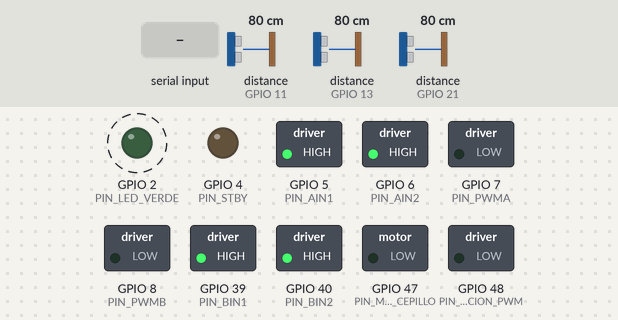
Simulated run of this program. Board: ESP32-S3. Parts: switched loads named in the program (green lamp = pin HIGH), output pins drawn as LEDs (lit = HIGH). Wiring (inferred from the names in the program): 3 × ultrasonic range finder: trigger GPIO 10, echo GPIO 11 / trigger GPIO 12, echo GPIO 13 / trigger GPIO 14, echo GPIO 21. Dashed ring = blinking. The inputs (shaded band) are chosen by the test bench; at power-on: distance to the obstacle (sensors on GPIO 11, GPIO 21, GPIO 13) 80 cm. The echo pulse lasts 58.3 µs per cm; storage starts empty; random numbers use the default seed unless the program sets one; pins used as bus, display or sensor lines are not drawn; what the program prints to the serial monitor is not drawn.

Above: at 1.2 s.
1.3 s: "e" received over Serial
At 2.8 s:
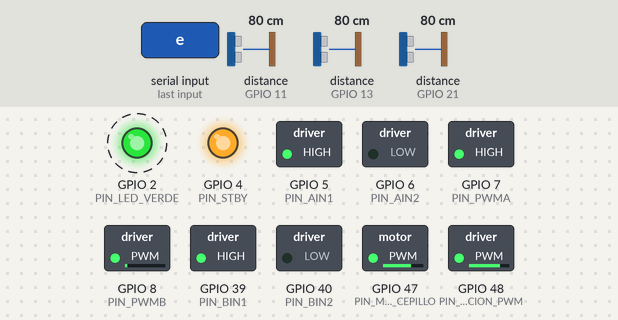
4.3 s: distance to the obstacle (sensor on GPIO 11) set to 18 cm
7.3 s: distance to the obstacle (sensor on GPIO 11) set to 14 cm
At 8.9 s:
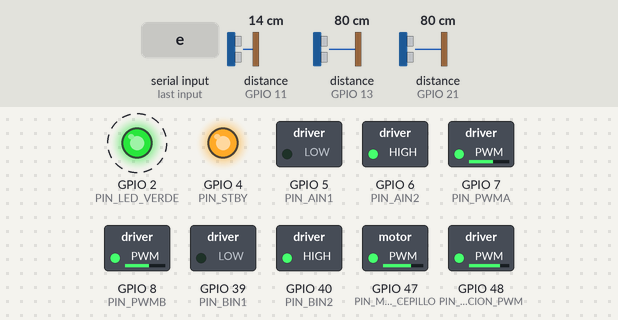
10.3 s: distance to the obstacle (sensor on GPIO 21) set to 16 cm
13.3 s: distance to the obstacle (sensor on GPIO 21) set to 13 cm
At 15.57 s:
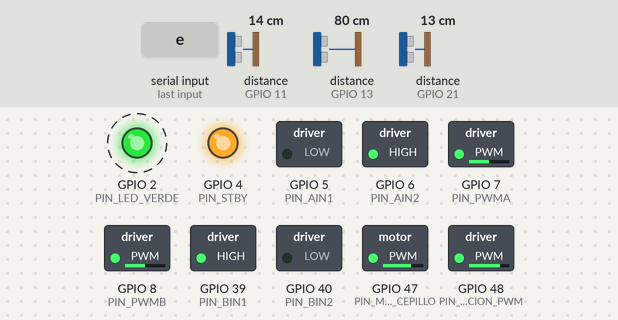
16.3 s: "p" received over Serial
At 16.9 s:
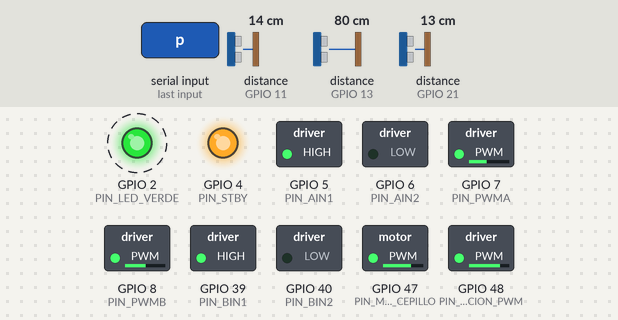
Timing chart, 0 to 35.8 s (numbered marks = the images above; inputs shaded):
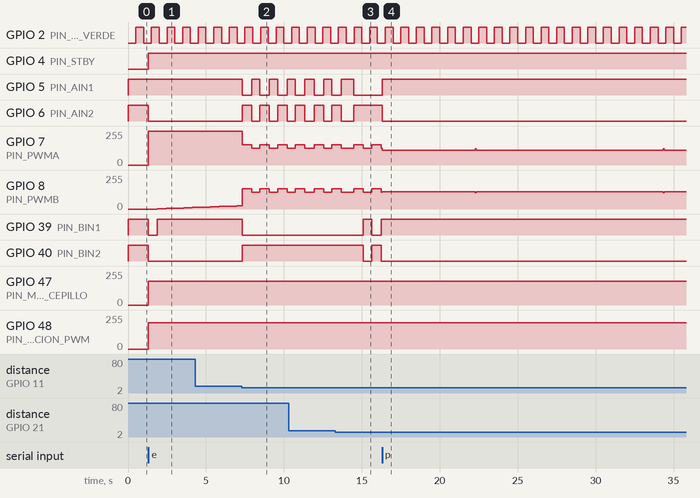

The program:

main.cpp
```cpp
// =====================================================
//  main.cpp — Entry point del firmware Roomba
//  ESP32-S3-WROOM-1-N8R8
// =====================================================
#include <Arduino.h>
#include "config.h"
#include "motors.h"
#include "ultrasonic.h"
#include "suction.h"
#include "brush.h"
#include "navigation.h"
#include "web.h"

#define LOOP_PERIODO_MS     10      // control a 100 Hz
#define DEBUG_PERIODO_MS    500

static uint32_t _t_mision = 0;      // inicio de la mision (0 = sin mision)

// -----------------------------------------------------------

static void actualizar_mision() {
    // La mision corre mientras algun actuador de limpieza este encendido
    bool limpiando = succion_get() > 0 || cepillo_get() > 0;
    if (limpiando && !_t_mision) _t_mision = millis();
    if (!limpiando) _t_mision = 0;
}

static void procesar_comando(const Comando &c) {
    switch (c.tipo) {
        case CMD_DRIVE:
            nav_drive_manual(c.a, c.b);
            break;
        case CMD_SUCCION:
            succion_set(constrain(c.a, 0, 100));
            break;
        case CMD_CEPILLO:
            cepillo_set(constrain(c.a, 0, 100));
            break;
        case CMD_MODO:
            nav_set_modo((ModoRobot)c.a);
            Serial.printf("Modo: %s\n", nav_modo_nombre((ModoRobot)c.a));
            break;
        case CMD_CONFIG:
            if (c.a >= 0) nav_set_umbral(c.a);
            if (c.b >= 0) nav_set_velocidad(c.b);
            break;
        case CMD_STOP:
            nav_parada_emergencia();
            Serial.println("PARADA DE EMERGENCIA");
            break;
    }
    actualizar_mision();
}

static void procesar_serial() {
    // Comandos de depuracion por Serial
    if (!Serial.available()) return;
    switch (Serial.read()) {
        case 's': procesar_comando({ CMD_MODO, MODO_AUTO, 0 });    break;
        case 'p': procesar_comando({ CMD_MODO, MODO_PAREDES, 0 }); break;
        case 'e': procesar_comando({ CMD_MODO, MODO_ESPIRAL, 0 }); break;
        case 'x': procesar_comando({ CMD_STOP, 0, 0 });            break;
    }
}

static void enviar_telemetria() {
    UltrasonicReading izq = ultrasonic_get(SENSOR_IZQ);
    UltrasonicReading ctr = ultrasonic_get(SENSOR_CENTRO);
    UltrasonicReading der = ultrasonic_get(SENSOR_DER);
    uint32_t mision_s = _t_mision ? (millis() - _t_mision) / 1000 : 0;

    char buf[256];
    int n = snprintf(buf, sizeof(buf),
        "{\"radar\":[%.1f,%.1f,%.1f],\"estado\":\"%s\",\"modo\":\"%s\","
        "\"suc\":%u,\"cep\":%u,\"rpm\":%u,\"mis\":%lu,\"umbral\":%u,\"vel\":%u}",
        izq.valido ? izq.distancia_cm : -1.0f,
        ctr.valido ? ctr.distancia_cm : -1.0f,
        der.valido ? der.distancia_cm : -1.0f,
        nav_estado_texto(), nav_modo_nombre(nav_get_modo()),
        succion_get(), cepillo_get(), succion_rpm(), (unsigned long)mision_s,
        nav_get_umbral(), nav_get_velocidad());
    if (n > 0 && n < (int)sizeof(buf)) web_enviar_telemetria(buf, n);
}

static void actualizar_led(uint32_t ahora) {
    // Fijo = cliente conectado | parpadeo lento = esperando conexion
    bool on = web_clientes() > 0 || (ahora / 500) % 2;
    digitalWrite(PIN_LED_VERDE, on);
}

// -----------------------------------------------------------

void setup() {
    // Actuadores primero: dejar los PWM en 0 lo antes posible tras el reset
    succion_init();
    cepillo_init();
    motors_init();

    Serial.begin(BAUD_RATE);
    Serial.println("Inicializando...");

    pinMode(PIN_LED_VERDE, OUTPUT);
    digitalWrite(PIN_LED_VERDE, LOW);

    ultrasonic_init();
    nav_init();
    web_init();
    randomSeed(esp_random());

    Serial.println("Listo. Serial: 's' auto | 'p' paredes | 'e' espiral | 'x' stop");
}

void loop() {
    static uint32_t t_loop = 0, t_tele = 0, t_debug = 0, t_mant = 0;
    uint32_t ahora = millis();

    // Sensores: no bloqueante, se llama lo mas seguido posible
    ultrasonic_update();

    if (ahora - t_loop < LOOP_PERIODO_MS) return;
    t_loop = ahora;

    Comando cmd;
    while (web_recibir(&cmd)) procesar_comando(cmd);
    procesar_serial();

    nav_update();
    actualizar_mision();   // un modo autonomo puede encender los actuadores
    actualizar_led(ahora);

    if (ahora - t_tele >= TELEMETRIA_PERIODO_MS) {
        t_tele = ahora;
        enviar_telemetria();
    }

    if (ahora - t_mant >= 1000) {
        t_mant = ahora;
        web_mantenimiento();
    }

    if (ahora - t_debug >= DEBUG_PERIODO_MS) {
        t_debug = ahora;
        Serial.printf("IZQ: %.1f | CTR: %.1f | DER: %.1f cm | %s | suc %u%% cep %u%%\n",
            ultrasonic_get(SENSOR_IZQ).distancia_cm,
            ultrasonic_get(SENSOR_CENTRO).distancia_cm,
            ultrasonic_get(SENSOR_DER).distancia_cm,
            nav_estado_texto(), succion_get(), cepillo_get());
    }
}
```

brush.h
```cpp
// para control del motor del cepillo

#pragma once
#include <Arduino.h>
#include "config.h"

/*
    brush.h - Motor del cepillo con MOSFET NMOS (Q1)
    Control PWM: duty 0-100%
    Protegido con diodo flyback SS14
*/

void cepillo_init();
void cepillo_set(uint8_t porcentaje); // potencia 0-100%
void cepillo_on();                    // potencia al maximo (100%)
void cepillo_off();
uint8_t cepillo_get();                // potencia actual (0-100%)
```

motors.h
```cpp
// para el driver de motores TB6612FNG

#pragma once
#include <Arduino.h>
#include "config.h"
/*
    motors.h - Control TB6612FNG
    Motor A = Motor Izquierdo (J3)
    Motor B = Motor Derecho   (J4)
*/

void motors_init();
void motors_standby();
void motors_wake();

// Control individual: -100 (atras) a 100 (adelante)
void motor_izq(int velocidad);
void motor_der(int velocidad);

// Control combinado (diferencial)
// lineal:  -100 = atras,          100 = adelante
// angular: -100 = giro izquierda, 100 = giro derecha
void motors_drive(int lineal, int angular);

void motors_stop();    // rueda libre
void motors_brake();   // freno activo
```

navigation.h
```cpp
#pragma once
#include <Arduino.h>
#include "config.h"

/*
    navigation.h - Maquina de estados del robot
    Modos: MANUAL (joystick), AUTO (rebote), PAREDES (seguir pared derecha),
           ESPIRAL (espiral creciente, luego pasa a AUTO)
*/

typedef enum {
    MODO_MANUAL = 0,
    MODO_AUTO,
    MODO_PAREDES,
    MODO_ESPIRAL,
    MODO_COUNT
} ModoRobot;

void nav_init();
void nav_update();                       // llamar en cada loop

void nav_set_modo(ModoRobot modo);
ModoRobot nav_get_modo();
const char *nav_modo_nombre(ModoRobot modo);
bool nav_modo_desde_texto(const char *txt, ModoRobot *out);

void nav_drive_manual(int lineal, int angular);   // solo tiene efecto en MANUAL
void nav_parada_emergencia();

void nav_set_umbral(uint8_t cm);
void nav_set_velocidad(uint8_t vel);
uint8_t nav_get_umbral();
uint8_t nav_get_velocidad();

const char *nav_estado_texto();          // estado actual para telemetria
```

pwm.h
```cpp
#pragma once
#include <Arduino.h>

/*
    pwm.h - Envoltura LEDC compatible con Arduino-ESP32 2.x y 3.x
    2.x: ledcSetup + ledcAttachPin, ledcWrite(canal)
    3.x: ledcAttachChannel, ledcWrite(pin)
*/

inline void pwm_attach(uint8_t pin, uint8_t canal, uint32_t freq, uint8_t bits) {
#if ESP_ARDUINO_VERSION_MAJOR >= 3
    ledcAttachChannel(pin, freq, bits, canal);
#else
    ledcSetup(canal, freq, bits);
    ledcAttachPin(pin, canal);
#endif
}

inline void pwm_write(uint8_t pin, uint8_t canal, uint32_t duty) {
#if ESP_ARDUINO_VERSION_MAJOR >= 3
    (void)canal;
    ledcWrite(pin, duty);
#else
    (void)pin;
    ledcWrite(canal, duty);
#endif
}
```

suction.h
```cpp
// para control del motor de succion

#pragma once
#include <Arduino.h>
#include "config.h"

/*
    suction.h - Motor de succion BLDC de 4 pines (V+, GND, PWM, FG)
    El driver esta integrado en la placa del motor: el ESP32 solo genera
    la señal PWM de velocidad (y opcionalmente lee el tacometro FG).
*/

void succion_init();
void succion_set(uint8_t porcentaje); // potencia 0-100%
void succion_on();                    // potencia al maximo (100%)
void succion_off();
uint8_t succion_get();                // potencia actual (0-100%)
uint16_t succion_rpm();               // RPM medidas por FG (0 si no hay FG)
```

ultrasonic.h
```cpp
// para sensor HC-SR04

#pragma once
#include <Arduino.h>
#include "config.h"

/*
    ultrasonic.h - Sensores HC-SR04 x3 (lectura NO bloqueante)
    Echo protegido: divisor R 1K / 2K (5V -> 3.3V)

    ultrasonic_update() se llama en cada loop: dispara un sensor por turno
    (round-robin cada ULTRASONIC_PERIODO_MS) y mide el eco por interrupcion,
    asi el loop nunca queda bloqueado esperando el eco.
*/

typedef enum {
    SENSOR_IZQ = 0,
    SENSOR_CENTRO = 1,
    SENSOR_DER = 2,
    SENSOR_COUNT = 3
} SensorID;

typedef struct {
    float distancia_cm; // Distancia medida en cm, -1 si fuera de rango o timeout
    bool valido;        // Lectura valida (no timeout)
} UltrasonicReading;

void ultrasonic_init();
void ultrasonic_update();

// Ultima lectura de un sensor
UltrasonicReading ultrasonic_get(SensorID sensor);

// true si el sensor ve un objeto a menos de umbral_cm
bool ultrasonic_obstacle(SensorID sensor, float umbral_cm);

// Distancia para decidir giros: si no hay eco se asume espacio libre
float ultrasonic_libre_cm(SensorID sensor);
```

web.h
```cpp
#pragma once
#include <Arduino.h>

/*
    web.h - Punto de acceso WiFi + servidor web (LittleFS) + WebSocket /ws

    Protocolo cliente → robot (JSON):
      {"cmd":"DRIVE","lin":-100..100,"ang":-100..100}
      {"cmd":"SUCCION","val":0..100}
      {"cmd":"CEPILLO","val":0..100}
      {"cmd":"MODO","val":"MANUAL"|"AUTO"|"PAREDES"|"ESPIRAL"}
      {"cmd":"CONFIG","umbral":5..100,"vel":20..100}
      {"cmd":"STOP"}
      {"cmd":"PING","t":<numero>}            → responde {"pong":<numero>}

    Robot → cliente (telemetria periodica):
      {"radar":[izq,ctr,der],"estado":"...","modo":"...","suc":0..100,
       "cep":0..100,"rpm":0,"mis":<seg>,"umbral":20,"vel":60}
      Distancia -1 = sin eco (fuera de rango)
*/

typedef enum {
    CMD_DRIVE,
    CMD_SUCCION,
    CMD_CEPILLO,
    CMD_MODO,
    CMD_CONFIG,
    CMD_STOP,
} TipoComando;

typedef struct {
    TipoComando tipo;
    int16_t a;   // DRIVE: lin | SUCCION/CEPILLO: val | MODO: ModoRobot | CONFIG: umbral (-1 = sin cambio)
    int16_t b;   // DRIVE: ang | CONFIG: vel (-1 = sin cambio)
} Comando;

void web_init();
bool web_recibir(Comando *cmd);          // saca un comando de la cola (no bloqueante)
void web_enviar_telemetria(const char *json, size_t len);
void web_mantenimiento();                // limpiar clientes desconectados
uint8_t web_clientes();
```

brush.cpp
```cpp
#include "brush.h"
#include "pwm.h"

static uint8_t _potencia_actual = 0;

void cepillo_init() {
    pwm_attach(PIN_MOTOR_CEPILLO, PWM_CH_CEPILLO, CEPILLO_PWM_FREQ_HZ, PWM_RESOLUTION_BITS);
    cepillo_off();
}

void cepillo_set(uint8_t porcentaje) {
    porcentaje = min<uint8_t>(porcentaje, 100);
    _potencia_actual = porcentaje;
    pwm_write(PIN_MOTOR_CEPILLO, PWM_CH_CEPILLO, (uint32_t)porcentaje * PWM_DUTY_MAX / 100);
}

void cepillo_on()  { cepillo_set(100); }
void cepillo_off() { cepillo_set(0); }

uint8_t cepillo_get() { return _potencia_actual; }
```

motors.cpp
```cpp
/*
    motors.cpp - Implementacion TB6612FNG
*/
#include "motors.h"
#include "pwm.h"

typedef struct {
    uint8_t in1, in2, pwm, canal;
} MotorPins;

static const MotorPins _motor_a = { PIN_AIN1, PIN_AIN2, PIN_PWMA, PWM_CH_MOTOR_A };
static const MotorPins _motor_b = { PIN_BIN1, PIN_BIN2, PIN_PWMB, PWM_CH_MOTOR_B };

static void _set_motor(const MotorPins &m, int velocidad) {
    // velocidad: -100 a 100
    velocidad = constrain(velocidad, -100, 100);
    digitalWrite(m.in1, velocidad > 0 ? HIGH : LOW);
    digitalWrite(m.in2, velocidad < 0 ? HIGH : LOW);
    pwm_write(m.pwm, m.canal, (uint32_t)abs(velocidad) * PWM_DUTY_MAX / 100);
}

static void _init_motor(const MotorPins &m) {
    pinMode(m.in1, OUTPUT);
    pinMode(m.in2, OUTPUT);
    pwm_attach(m.pwm, m.canal, MOTOR_PWM_FREQ_HZ, PWM_RESOLUTION_BITS);
}

void motors_init() {
    pinMode(PIN_STBY, OUTPUT);
    _init_motor(_motor_a);
    _init_motor(_motor_b);
    motors_brake();
    motors_standby();
}

void motors_standby() {
    digitalWrite(PIN_STBY, LOW);   // TB6612FNG en standby (bajo consumo)
}

void motors_wake() {
    digitalWrite(PIN_STBY, HIGH);  // TB6612FNG activo
}

void motor_izq(int velocidad) { _set_motor(_motor_a, velocidad); }
void motor_der(int velocidad) { _set_motor(_motor_b, velocidad); }

void motors_drive(int lineal, int angular) {
    // Conduccion diferencial: angular > 0 gira a la derecha
    motor_izq(lineal + angular);
    motor_der(lineal - angular);
}

void motors_stop() {
    // Libre (sin freno, rueda libremente)
    _set_motor(_motor_a, 0);
    _set_motor(_motor_b, 0);
}

void motors_brake() {
    // Freno: IN1 = IN2 = HIGH
    digitalWrite(PIN_AIN1, HIGH);
    digitalWrite(PIN_AIN2, HIGH);
    digitalWrite(PIN_BIN1, HIGH);
    digitalWrite(PIN_BIN2, HIGH);
    pwm_write(PIN_PWMA, PWM_CH_MOTOR_A, 0);
    pwm_write(PIN_PWMB, PWM_CH_MOTOR_B, 0);
}
```

suction.cpp
```cpp
#include "suction.h"
#include "pwm.h"

static uint8_t _potencia_actual = 0;

#if PIN_SUCCION_FG >= 0
static volatile uint32_t _pulsos_fg = 0;
static uint32_t _rpm_t0 = 0;
static uint16_t _rpm = 0;

static void IRAM_ATTR _isr_fg() { _pulsos_fg++; }
#endif

static void _write_duty(uint32_t duty) {
#if SUCCION_PWM_INVERTIDO
    duty = PWM_DUTY_MAX - duty;
#endif
    pwm_write(PIN_SUCCION_PWM, PWM_CH_SUCCION, duty);
}

void succion_init() {
    pwm_attach(PIN_SUCCION_PWM, PWM_CH_SUCCION, SUCCION_PWM_FREQ_HZ, PWM_RESOLUTION_BITS);
    succion_off();
#if PIN_SUCCION_FG >= 0
    pinMode(PIN_SUCCION_FG, INPUT_PULLUP);   // FG suele ser colector abierto
    attachInterrupt(digitalPinToInterrupt(PIN_SUCCION_FG), _isr_fg, FALLING);
    _rpm_t0 = millis();
#endif
}

void succion_set(uint8_t porcentaje) {
    porcentaje = min<uint8_t>(porcentaje, 100);
    _potencia_actual = porcentaje;
    if (porcentaje == 0) {
        _write_duty(0);
        return;
    }
    // 1..100 % → SUCCION_DUTY_MIN_PCT..100 % para evitar la zona muerta del driver
    uint32_t pct = map(porcentaje, 1, 100, SUCCION_DUTY_MIN_PCT, 100);
    _write_duty(pct * PWM_DUTY_MAX / 100);
}

void succion_on()  { succion_set(100); }
void succion_off() { succion_set(0); }

uint8_t succion_get() { return _potencia_actual; }

uint16_t succion_rpm() {
#if PIN_SUCCION_FG >= 0
    uint32_t ahora = millis();
    uint32_t dt = ahora - _rpm_t0;
    if (dt >= 500) {
        noInterrupts();
        uint32_t pulsos = _pulsos_fg;
        _pulsos_fg = 0;
        interrupts();
        _rpm = (uint16_t)(pulsos * 60000UL / (dt * SUCCION_FG_PULSOS_VUELTA));
        _rpm_t0 = ahora;
    }
    return _rpm;
#else
    return 0;
#endif
}
```

ultrasonic.cpp
```cpp
#include "ultrasonic.h"

// Mapeo de pines por sensor
static const uint8_t _trigger_pins[SENSOR_COUNT] = {
    PIN_TRIGGER_IZQ,
    PIN_TRIGGER_CENTRO,
    PIN_TRIGGER_DER
};

static const uint8_t _echo_pins[SENSOR_COUNT] = {
    PIN_ECHO_IZQ,
    PIN_ECHO_CENTRO,
    PIN_ECHO_DER
};

static UltrasonicReading _lecturas[SENSOR_COUNT];

// Estado de la medicion en curso (escrito por la ISR)
static volatile uint32_t _t_subida = 0;
static volatile uint32_t _t_bajada = 0;
static volatile int8_t   _sensor_activo = -1;

static uint8_t  _siguiente = 0;
static uint32_t _t_disparo_us = 0;
static uint32_t _t_ultimo_ms = 0;

static void IRAM_ATTR _isr_echo(void *arg) {
    int8_t id = (int8_t)(intptr_t)arg;
    if (id != _sensor_activo) return;
    if (digitalRead(_echo_pins[id])) {
        _t_subida = micros();
    } else if (_t_subida) {
        _t_bajada = micros();
    }
}

void ultrasonic_init() {
    for (int i = 0; i < SENSOR_COUNT; i++) {
        pinMode(_trigger_pins[i], OUTPUT);
        digitalWrite(_trigger_pins[i], LOW);
        pinMode(_echo_pins[i], INPUT);
        attachInterruptArg(digitalPinToInterrupt(_echo_pins[i]), _isr_echo,
                           (void *)(intptr_t)i, CHANGE);
        _lecturas[i] = { -1.0f, false };
    }
}

static void _cerrar_medicion() {
    int8_t id = _sensor_activo;
    UltrasonicReading r = { -1.0f, false };

    if (_t_bajada) {
        // Velocidad del sonido ~343 m/s → distancia = duracion/2 * 0.0343 cm/us
        float cm = (_t_bajada - _t_subida) * 0.01715f;
        if (cm > 1.0f && cm < ULTRASONIC_MAX_CM) {
            r = { cm, true };
        }
    }
    _lecturas[id] = r;
    _sensor_activo = -1;
}

void ultrasonic_update() {
    // 1. Cerrar la medicion en curso si llego el eco o vencio el timeout
    if (_sensor_activo >= 0) {
        bool timeout = (micros() - _t_disparo_us) > ULTRASONIC_TIMEOUT_US;
        if (!_t_bajada && !timeout) return;
        _cerrar_medicion();
    }

    // 2. Disparar el siguiente sensor (respetando la pausa anti-eco cruzado)
    uint32_t ahora = millis();
    if (ahora - _t_ultimo_ms < ULTRASONIC_PERIODO_MS) return;
    _t_ultimo_ms = ahora;

    uint8_t trig = _trigger_pins[_siguiente];
    _t_subida = 0;
    _t_bajada = 0;
    _sensor_activo = _siguiente;

    digitalWrite(trig, HIGH);
    delayMicroseconds(ULTRASONIC_TRIGGER_US);
    digitalWrite(trig, LOW);
    _t_disparo_us = micros();

    _siguiente = (_siguiente + 1) % SENSOR_COUNT;
}

UltrasonicReading ultrasonic_get(SensorID sensor) {
    return _lecturas[sensor];
}

bool ultrasonic_obstacle(SensorID sensor, float umbral_cm) {
    const UltrasonicReading &r = _lecturas[sensor];
    return r.valido && r.distancia_cm < umbral_cm;
}

float ultrasonic_libre_cm(SensorID sensor) {
    const UltrasonicReading &r = _lecturas[sensor];
    return r.valido ? r.distancia_cm : ULTRASONIC_MAX_CM;
}
```

Source omitted: navigation.cpp (6687 bytes), web.cpp (3914 bytes), config.h (6126 bytes)

Measured:
- the behaviour switches between 16 and 15 cm on distance to the obstacle (sensor on GPIO 11) (found by bisection; images 1 and 2)
- the behaviour switches between 15 and 14 cm on distance to the obstacle (sensor on GPIO 21) (found by bisection; images 2 and 3)
- after the input at 1.3 s, GPIO 4 (PIN_STBY): LOW → HIGH at once; GPIO 6 (PIN_AIN2), GPIO 40 (PIN_BIN2): HIGH → LOW at once; GPIO 7 (PIN_PWMA): 0/255 → 255/255 at once; GPIO 8 (PIN_PWMB): moves from 0/255 to 12/255 over 2.3 s, starting after 0.58 s; GPIO 39 (PIN_BIN1): HIGH → LOW at once, → HIGH 0.57 s later
- after the input at 7.3 s, GPIO 5 (PIN_AIN1): alternates HIGH for 0.53 s and LOW for 0.60 s, starting at once; GPIO 6 (PIN_AIN2): alternates HIGH for 0.60 s and LOW for 0.53 s, starting at once
- after the input at 13.3 s, GPIO 39 (PIN_BIN1): LOW → HIGH after 1.8 s, → LOW 0.54 s later, → HIGH 0.60 s later; GPIO 40 (PIN_BIN2): HIGH → LOW after 1.8 s, → HIGH 0.54 s later, → LOW 0.60 s later
- after the input at 16.3 s, GPIO 5 (PIN_AIN1): LOW → HIGH at once; GPIO 6 (PIN_AIN2): HIGH → LOW at once
- by itself, GPIO 2 (PIN_LED_VERDE): alternates HIGH for 0.50 s and LOW for 0.50 s
